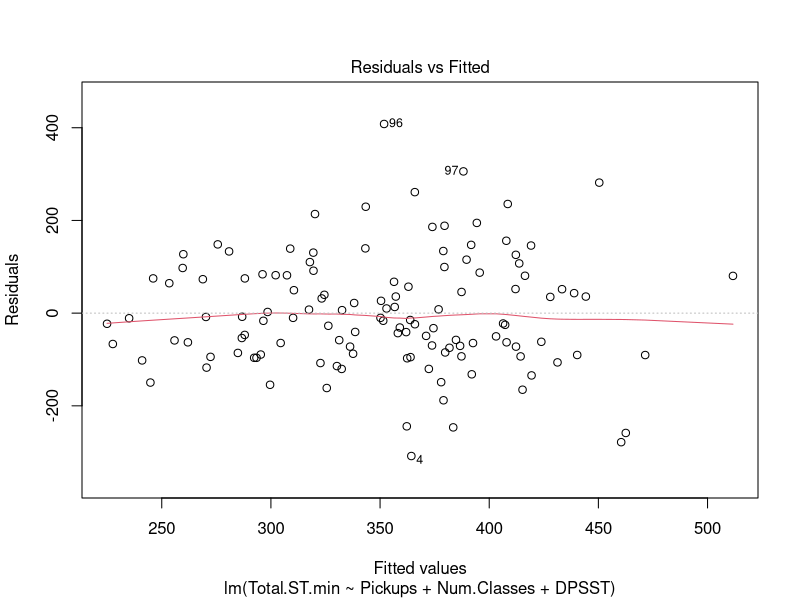
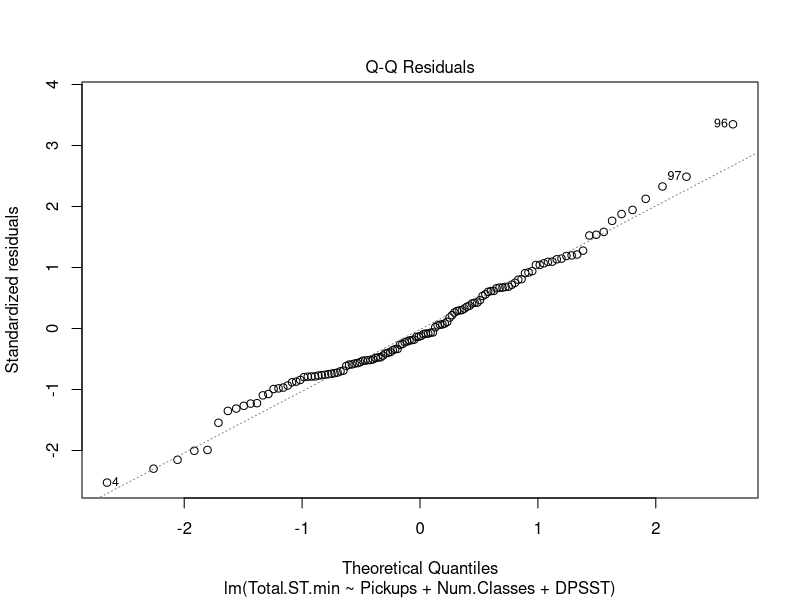
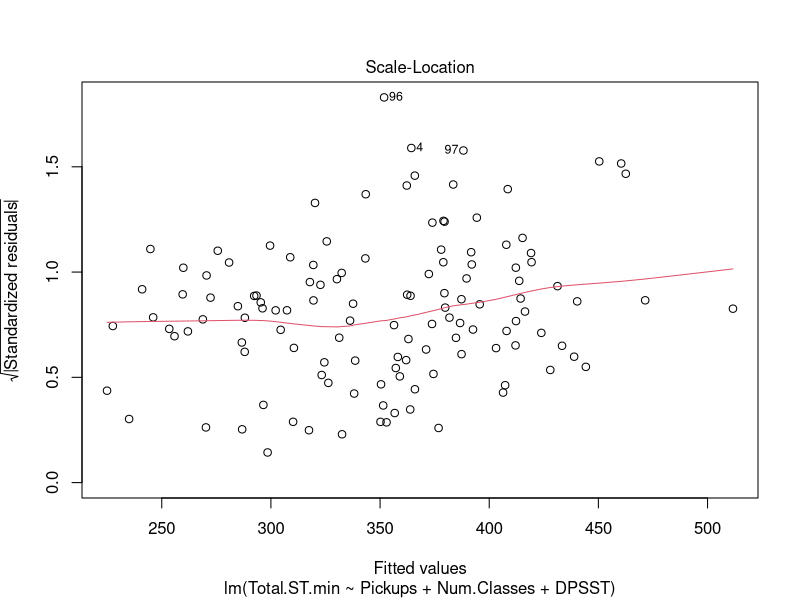
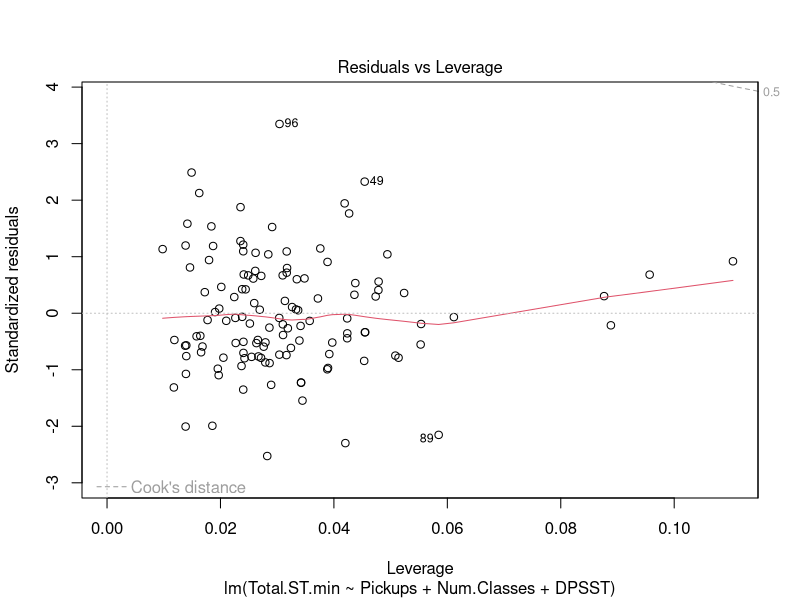
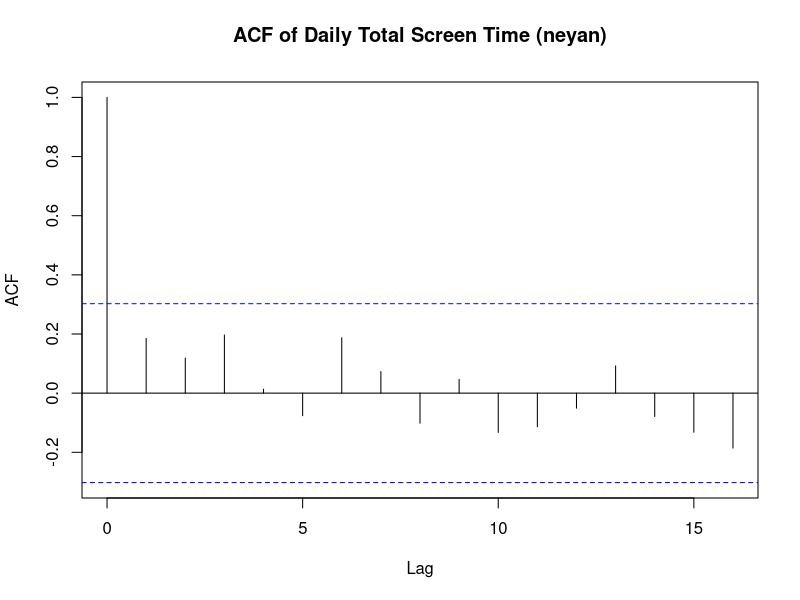
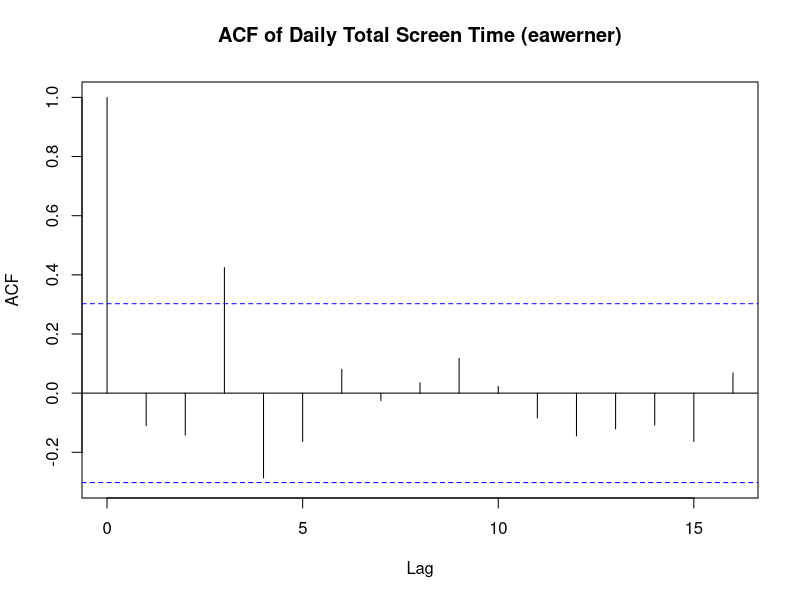
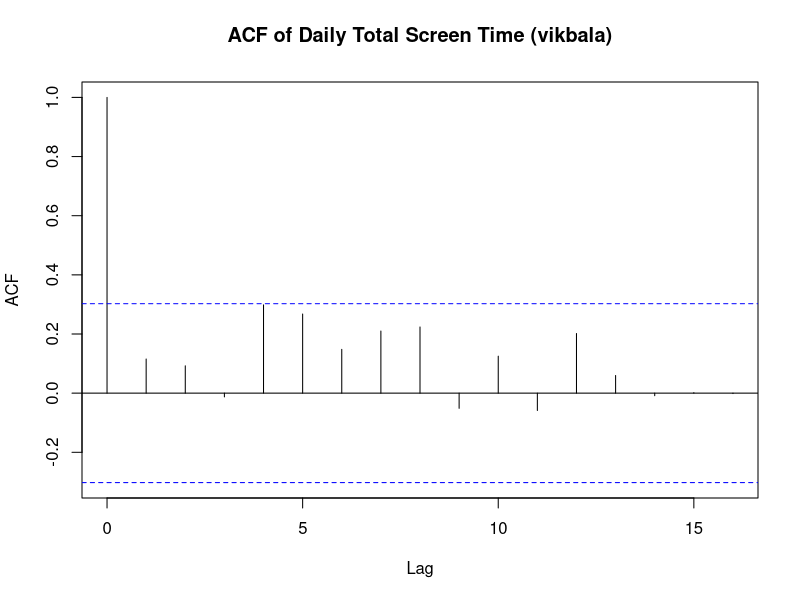

R code for these plots, in order:
## ---- chunk 1
library(readxl)
library(dplyr)

neyan <- read_excel("VENTURE_baseline_data.xlsx", sheet="neyan_data")
eawerner <- read_excel("VENTURE_baseline_data.xlsx", sheet="eawerner_data")
vikbala <- read_excel("VENTURE_baseline_data.xlsx", sheet="vikbala_data")

X_neyan <- as.matrix(cbind(1, neyan$Pickups, neyan$Num.Classes, neyan$DPSST))
Y_neyan <- as.matrix(neyan$Total.ST.min)

X_vikbala <- as.matrix(cbind(1, vikbala$Pickups, vikbala$Num.Classes, vikbala$DPSST))
Y_vikbala <- as.matrix(vikbala$Total.ST.min)

X_eawerner <- as.matrix(cbind(1, eawerner$Pickups, eawerner$Num.Classes, eawerner$DPSST))
Y_eawerner <- as.matrix(eawerner$Total.ST.min)

XTX <- function(Y,X){
  return(t(X) %*% X)
}
XTY <- function(Y,X){
  return(t(X) %*% Y)
}

## ---- chunk 2
XTX_global <- XTX(Y_neyan, X_neyan) + XTX(Y_vikbala, X_vikbala) + XTX(Y_eawerner, X_eawerner)
XTY_global <- XTY(Y_neyan, X_neyan) + XTY(Y_vikbala, X_vikbala) + XTY(Y_eawerner, X_eawerner)

beta_global <- as.numeric(solve(XTX_global) %*% XTY_global)
coef_names <- c("(Intercept)", "Pickups", "Num.Classes", "Hrs.Classes")
names(beta_global) <- coef_names
print(beta_global)
## ---- chunk 3
mean_globalY <- mean(c(mean(Y_neyan), mean(Y_vikbala), mean(Y_eawerner)))

RSS <- function(Y, X, beta) {
  residuals <- Y - X %*% beta
  return(t(residuals) %*% residuals)
}

RSS_neyan <- RSS(Y_neyan, X_neyan, beta_global)
TSS_neyan <- sum((Y_neyan - mean(Y_neyan))^2)

RSS_vikbala <- RSS(Y_vikbala, X_vikbala, beta_global)
TSS_vikbala <- sum((Y_vikbala - mean(Y_vikbala))^2)

RSS_eawerner <- RSS(Y_eawerner, X_eawerner, beta_global)
TSS_eawerner <- sum((Y_eawerner - mean(Y_eawerner))^2)


RSS_global <- RSS_neyan + RSS_vikbala + RSS_eawerner
TSS_global <- TSS_neyan + TSS_vikbala + TSS_eawerner

n <- 42*3
p <- 4
regression_variance_global <- as.numeric(RSS_global / (n - p))
var_cov_matrix_global <- regression_variance_global * solve(XTX_global)
standard_errors_global <- sqrt(diag(var_cov_matrix_global))
R_squared_global <- 1 - (RSS_global / TSS_global)

print(standard_errors_global)
print(R_squared_global)
## ---- chunk 4
combined_data <- read_excel("VENTURE_baseline_data.xlsx", sheet="combined_raw_data")
mod <- lm(Total.ST.min ~ Pickups + Num.Classes + DPSST, data = combined_data)
print(mod$coefficients)
## ---- chunk 5
library(car)
plot(mod)
vif(mod)

## ---- chunk 6
acf_neyan = acf(neyan$Total.ST.min, plot = TRUE, main="ACF of Daily Total Screen Time (neyan)")
acf_eawerner = acf(eawerner$Total.ST.min, plot = TRUE, main="ACF of Daily Total Screen Time (eawerner)")
acf_vikbala = acf(vikbala$Total.ST.min, plot = TRUE, main="ACF of Daily Total Screen Time (vikbala)")
print(acf_neyan)
print(acf_eawerner)
print(acf_vikbala)
